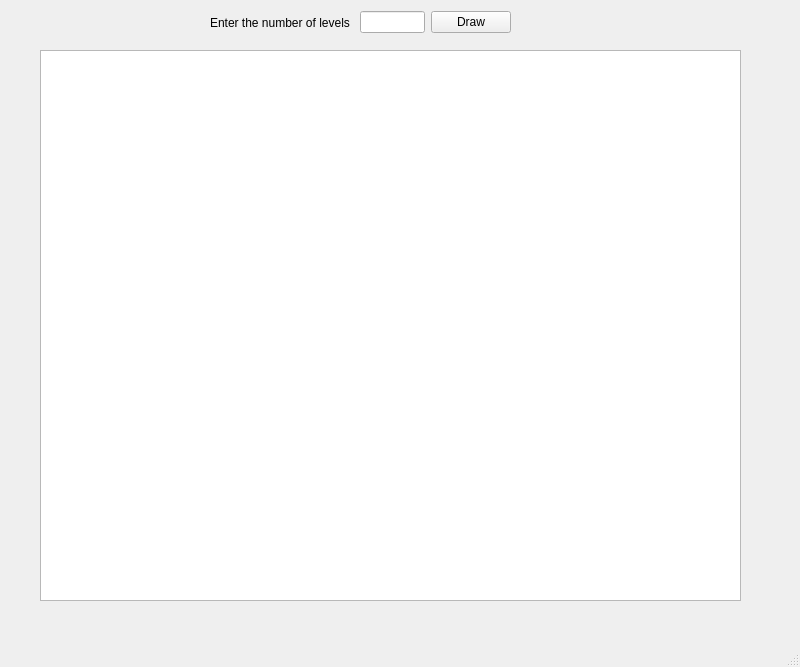
<?xml version="1.0" encoding="UTF-8"?>
<ui version="4.0">
 <class>MainWindow</class>
 <widget class="QMainWindow" name="MainWindow">
  <property name="geometry">
   <rect>
    <x>0</x>
    <y>0</y>
    <width>800</width>
    <height>667</height>
   </rect>
  </property>
  <property name="windowTitle">
   <string>MainWindow</string>
  </property>
  <widget class="QWidget" name="centralwidget">
   <widget class="QGraphicsView" name="graphicsView">
    <property name="geometry">
     <rect>
      <x>40</x>
      <y>50</y>
      <width>701</width>
      <height>551</height>
     </rect>
    </property>
   </widget>
   <widget class="QWidget" name="layoutWidget">
    <property name="geometry">
     <rect>
      <x>210</x>
      <y>10</y>
      <width>301</width>
      <height>25</height>
     </rect>
    </property>
    <layout class="QHBoxLayout" name="horizontalLayout">
     <item>
      <widget class="QLabel" name="label">
       <property name="text">
        <string>Enter the number of levels </string>
       </property>
      </widget>
     </item>
     <item>
      <widget class="QLineEdit" name="txtLevel"/>
     </item>
     <item>
      <widget class="QPushButton" name="btnDraw">
       <property name="text">
        <string>Draw</string>
       </property>
      </widget>
     </item>
    </layout>
   </widget>
  </widget>
  <widget class="QMenuBar" name="menubar">
   <property name="geometry">
    <rect>
     <x>0</x>
     <y>0</y>
     <width>800</width>
     <height>22</height>
    </rect>
   </property>
  </widget>
  <widget class="QStatusBar" name="statusbar"/>
 </widget>
 <resources/>
 <connections/>
</ui>
